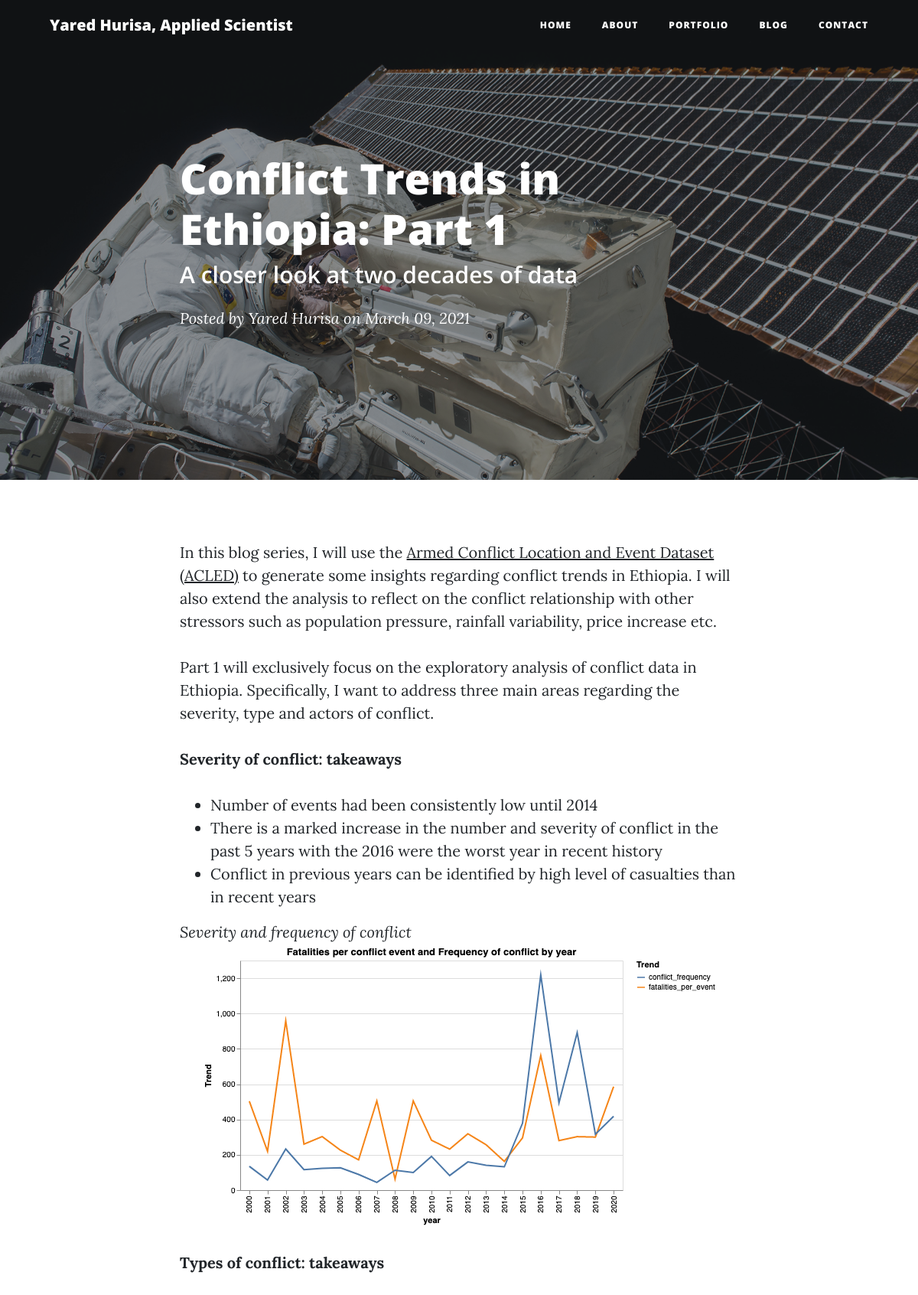
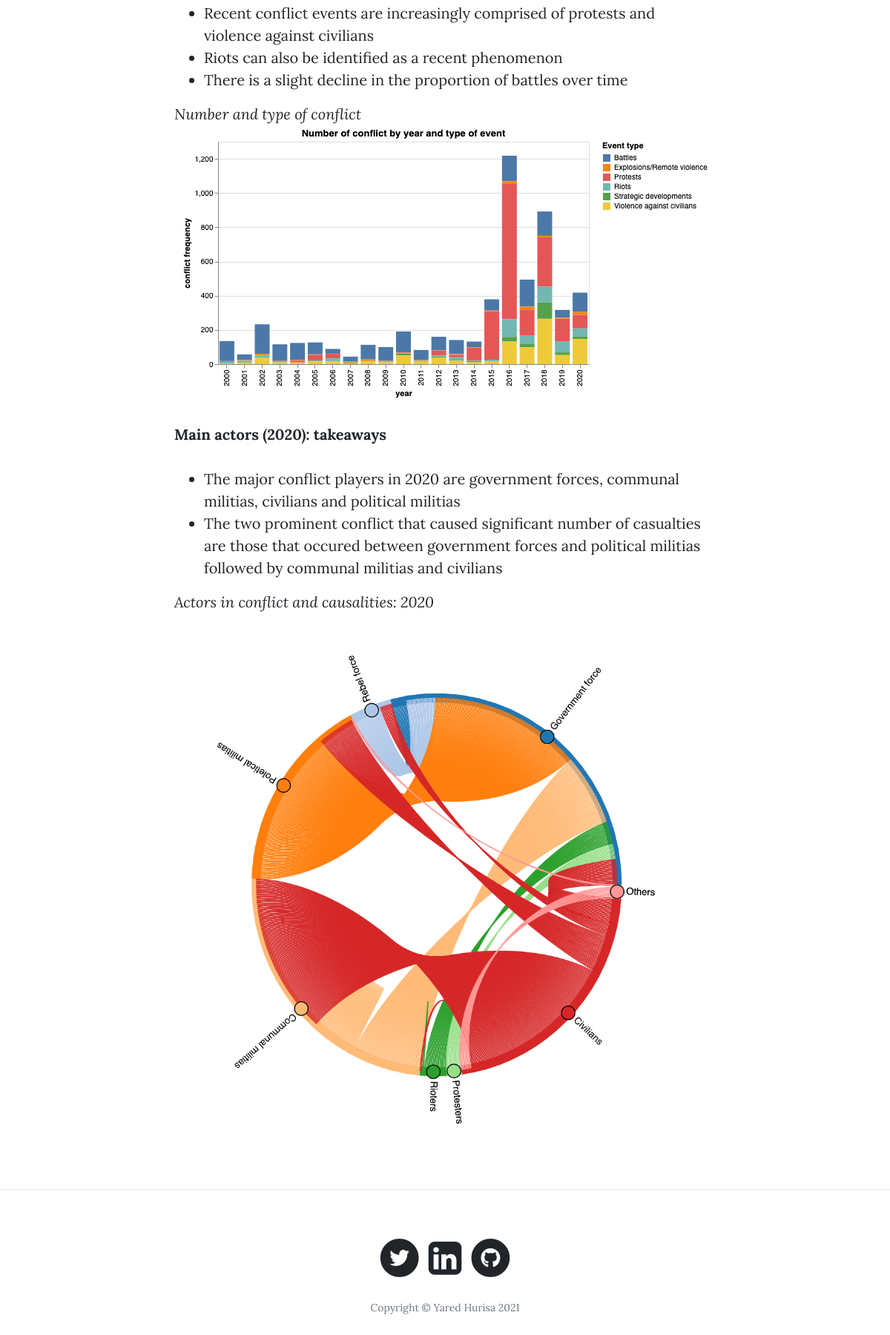
Page /post/conflict-trends-in-ethiopia-part-1 on the committed database (2 pictures, top to bottom).
### app.py (models this page shows, shortened)
class Posts(db.Model):
    __tablename__ = "Blogpost"
    id = db.Column(db.Integer, primary_key=True)
    title = db.Column(db.String(255))
    subtitle = db.Column(db.String(255))
    content = db.Column(db.Text)
    author = db.Column(db.String(255))
    date_posted = db.Column(db.DateTime)
    slug = db.Column(db.String(255))

### app.py (the view)
@app.route("/post/<string:slug>")
def post(slug):
    try:
        post = Posts.query.filter_by(slug=slug).one()
        return render_template("post.html", post=post)
    except sqlalchemy.orm.exc.NoResultFound:
        abort(404)

### templates/post.html (shortened to what this page needs)
<!DOCTYPE html>
<html lang="en">
  <head>
    <link
      href="../static/vendor/bootstrap/css/bootstrap.min.css"
      rel="stylesheet"
    />
    <link
      href="../static/vendor/fontawesome-free/css/all.min.css"
      rel="stylesheet"
      type="text/css"
    />
    <link href="../static/css/clean-blog.min.css" rel="stylesheet" />
  </head>
  <body>
    <nav class="navbar navbar-expand-lg navbar-light fixed-top" id="mainNav">
      <div class="container">
        <a class="navbar-brand" href="/">Yared Hurisa, Applied Scientist</a>
        <div class="collapse navbar-collapse" id="navbarResponsive">
          <ul class="navbar-nav ml-auto">
            <li class="nav-item">
              <a class="nav-link" href="/">Home</a>
            </li>
            <li class="nav-item">
              <a class="nav-link" href="/about">About</a>
            </li>
            <li class="nav-item">
            <a class="nav-link" href="/portfolio">Portfolio</a>
          </li>
            <li class="nav-item">
              <a class="nav-link" href="/blog">Blog</a>
            </li>
            <li class="nav-item">
              <a class="nav-link" href="/contact">Contact</a>
            </li>
          </ul>
        </div>
      </div>
    </nav>
    <header
      class="masthead"
      style="background-image: url('../static/img/post-bg.jpg')"
    >
      <div class="overlay"></div>
      <div class="container">
        <div class="row">
          <div class="col-lg-8 col-md-10 mx-auto">
            <div class="post-heading">
              <h1>{{post.title}}</h1>
              <h2 class="subheading">{{post.subtitle}}</h2>
              <span class="meta"
                >Posted by
                <a href="#">{{post.author}}</a>
                on {{post.date_posted.strftime('%B %d, %Y')}}</span
              >
            </div>
          </div>
        </div>
      </div>
    </header>
    <article>
      <div class="container">
        <div class="row">
          <div class="col-lg-8 col-md-10 mx-auto">
            <p>{{post.content | safe}}</p>
          </div>
        </div>
      </div>
    </article>
    <hr />
    <footer>
      <div class="container">
        <div class="row">
          <div class="col-lg-8 col-md-10 mx-auto">
            <ul class="list-inline text-center">
              <li class="list-inline-item">
                <a href="https://twitter.com/yaredlemma6" target="_blank" rel="noopener noreferrer">
                  <span class="fa-stack fa-lg">
                    <i class="fas fa-circle fa-stack-2x"></i>
                    <i class="fab fa-twitter fa-stack-1x fa-inverse"></i>
                  </span>
                </a>
              <li class="list-inline-item">
                 <a href="https://www.linkedin.com/in/yared-lemma/" target="_blank" rel="noopener noreferrer">
                    <span class="fa-stack fa-lg">
                      <link rel="stylesheet" href="https://cdnjs.cloudflare.com/ajax/libs/font-awesome/4.7.0/css/font-awesome.min.css">
                      <i style="font-size:52px" class="fa">&#xf08c;</i>
                    </span>
                 </a>
              <li class="list-inline-item">
                  <a href="https://github.com/ylh4" target="_blank" rel="noopener noreferrer">
                    <span class="fa-stack fa-lg">
                      <i class="fas fa-circle fa-stack-2x"></i>
                      <i class="fab fa-github fa-stack-1x fa-inverse"></i>
                    </span>
                  </a>
              </li>
            </ul>
            <p class="copyright text-muted">
              Copyright &copy; Yared Hurisa 2021
            </p>
          </div>
        </div>
      </div>
    </footer>
    </body>
    </html>

### rows in the picture
Posts: title "Conflict Trends in Ethiopia: Part 1", subtitle "A closer look at two decades of data", author "Yared Hurisa", date_posted "March 09, 2021", content "In this blog series, I will use the Armed Conflict Location and Event Dataset (ACLED) to generate some insights regarding conflict trends in Ethiopia. I will also extend the analysis to reflect on the conflict relationship with other stressors such as population pressure, rainfall variability, price increase etc. Part 1 will exclusively focus on the exploratory analysis of conflict data in Ethiopia. Specifically, I want to address three main areas regarding the severity, type and actors of conflict. Severity of conflict: takeaways Number of events had been consistently low until 2014 There is a marked increase in the number and severity of conflict in the past 5 years with the 2016 were the…", content (picture)
